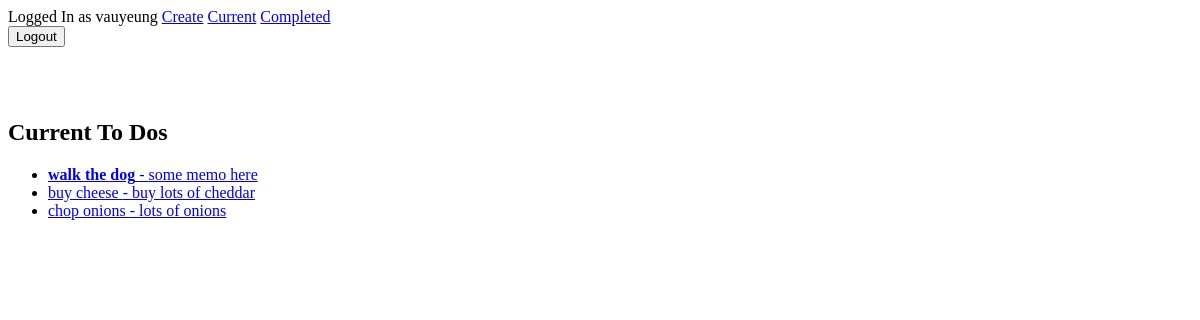
/current/ (signed in), run on an earlier commit of the app's database.
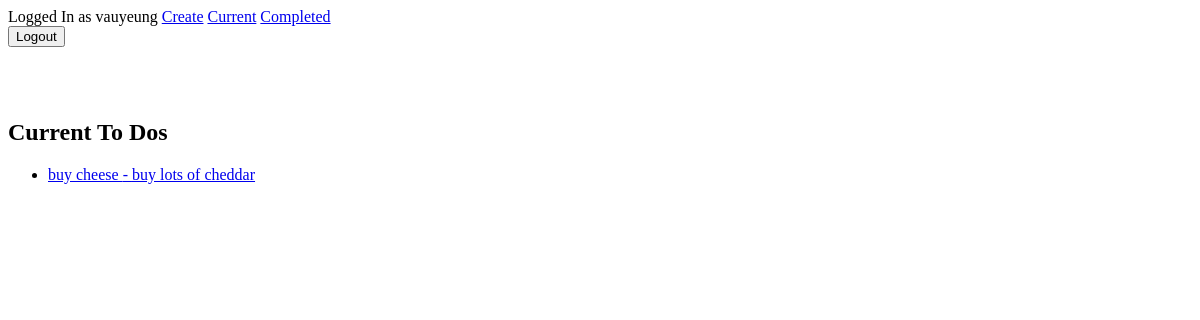
And on a later commit of the database.
### todo/models.py (models this page shows, shortened)
class Todo(models.Model):
    title = models.CharField(max_length=100)
    memo = models.TextField(blank=True)
    created = models.DateTimeField(auto_now_add=True)
    datecompleted = models.DateTimeField(null=True, blank=True)
    important = models.BooleanField(default=False)
    user = models.ForeignKey(User, on_delete=models.CASCADE)

### todo/views.py (the view)
# urls.py: path('current/', views.currenttodos, name='currenttodos'),
@login_required
def currenttodos(request):
    todos = Todo.objects.filter(user=request.user, datecompleted__isnull=True)
    return render(request, 'todo/currenttodos.html', {'todos':todos})

### todo/templates/todo/currenttodos.html
{% extends 'todo/base.html' %}
{% block content %}
    <h2>Current To Dos</h2>
<ul>
    {% for todo in todos %}
            <li>
                <a href="{% url 'viewtodo' todo.pk %}">
                    {% if todo.important %}
                        <b>{{ todo.title }}</b>
                    {% else %}
                        {{ todo.title }}
                    {% endif %}
                    {% if todo.memo %}
                        - {{ todo.memo }}
                    {% endif %}
                </a>
            </li>
    {% endfor %}
</ul>
{% endblock %}

What changed in the data, as far as the page shows it:
no longer on this page (row edited): Todo: title "walk the dog", memo "some memo here"
removed Todo: title "chop onions", memo "lots of onions"
